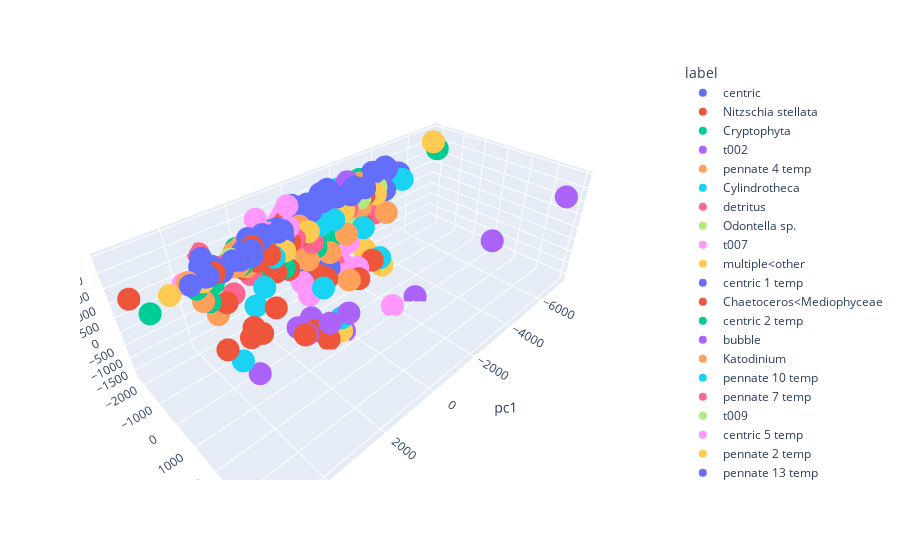

Notebook cell for this chart:
### Code cell
df = pd.DataFrame(np.array([validated_samples[:, 0], validated_samples[:, 1], validated_samples[:, 2], [id_class_dict[x] for x in val_labels]]).T, 
                  columns=['pc1', 'pc2', 'pc3', 'label'])

import plotly.express as px
fig = px.scatter_3d(df, x='pc1', y='pc2', z='pc3',
              color='label')
fig.show()

### Figure 1 — Plotly figure (JSON) as saved in the notebook; plotly's stock layout.template omitted (floating-point values rounded to 4 significant figures)
{"data": [{"hovertemplate": "label=centric<br>pc1=%{x}<br>pc2=%{y}<br>pc3=%{z}<extra></extra>", "legendgroup": "centric", "marker": {"color": "#636efa", "symbol": "circle"}, "mode": "markers", "name": "centric", "scene": "scene", "showlegend": true, "type": "scatter3d", "x": ["2701.351", "1348.2191", "1052.52", "1064.4257", "1261.4883", "-3309.5234", "-1093.8079", "-1472.6989", "-1162.1453", "3426.818", "-1809.1954", "-1021.17725", "-1041.3016", "1928.8646", "-2204.9934", "3508.4065", "1054.7968", "2251.488", "1559.4794", "-1566.9762", "-214.82959", "2147.7366", "-265.79495", "2234.1067", "-870.08875", "1244.6438", "-876.73663", "-3276.21", "122.484474", "-1801.0363", "2408.6226", "1655.6554", "-877.87213", "-3359.2488", "3635.7583", "1689.0616", "2502.4062", "-246.8782", "-927.9527", "-3530.0671", "-3732.3804", "4017.879", "2223.4067", "-1671.1272", "1971.6852", "-711.7623", "3038.1455", "-1215.2163", "-2990.3323"], "y": ["-1203.359", "-1452.9124", "-1322.0935", "-1192.0175", "-1690.6898", "-1115.9094", "-1015.584", "-1552.9583", "-1452.2493", "-1591.5009", "-1065.4266", "-1737.5103", "-1433.4358", "-1415.9718", "-922.22253", "-1356.1454", "-1038.6923", "-1194.6277", "-1345.5327", "-896.31885", "-1260.3984", "-1077.789", "-1507.5905", "-1435.5679", "-1551.027", "-984.92377", "-1574.2812", "-1631.4009", "-1625.8094", "-980.8607", "-1438.7927", "-1321.9374", "-1280.8799", "-1033.4227", "-1502.3438", "-1344.3618", "-1115.8362", "-1788.6217", "-1427.3562", "-1309.9005", "-1470.3367", "-1245.2906", "-955.4064", "-1232.8472", "-1481.8583", "-1299.2076", "-1288.2583", "-1323.103", "-1280.273"], "z": ["1486.6533", "1575.089", "1798.6061", "1667.5735", "1401.1294", "2311.989", "2185.8662", "2001.3354", "1956.0508", "1505.9747", "2171.8577", "1431.258", "2320.4521", "1152.7601", "2152.1748", "1253.4655", "1844.7952", "1490.8059", "1798.5309", "2131.618", "1920.0967", "1641.2152", "2057.3616", "1463.5735", "1741.398", "1902.5161", "2180.3013", "2125.4338", "1582.7866", "2287.332", "1315.4127", "1678.8495", "2103.1973", "2436.801", "1227.6868", "1529.4043", "1450.1876", "1867.9261", "1896.2035", "2312.7944", "2233.0852", "1295.6842", "1532.7181", "2085.1938", "1783.011", "2049.936", "1236.3407", "1981.4689", "2325.6987"]}, {"hovertemplate": "label=Nitzschia stellata<br>pc1=%{x}<br>pc2=%{y}<br>pc3=%{z}<extra></extra>", "legendgroup": "Nitzschia stellata", "marker": {"color": "#EF553B", "symbol": "circle"}, "mode": "markers", "name": "Nitzschia stellata", "scene": "scene", "showlegend": true, "type": "scatter3d", "x": ["3022.8933", "3.4782474", "-626.2917", "2284.2917", "3443.0664", "1977.886", "-1112.3058", "2691.717", "-205.07796", "1304.9824", "3788.3384", "-1942.1774", "3094.0632", "-1852.2023", "220.9447", "-2484.9138", "812.1521"], "y": ["-317.99652", "-435.1262", "-1422.7877", "-1451.7135", "770.4763", "-459.43723", "-121.849045", "-232.40572", "-1023.55774", "-1305.8986", "-344.04816", "-1362.8447", "-1277.96", "-226.901", "-1411.7145", "-1318.6874", "-1320.3369"], "z": ["-654.3792", "-137.66083", "1389.0292", "887.1597", "695.58044", "-216.81868", "-553.6623", "-645.5348", "-432.50687", "343.5012", "-633.52496", "558.7071", "149.87032", "-205.90305", "1124.9114", "454.18536", "190.45946"]}, {"hovertemplate": "label=Cryptophyta<br>pc1=%{x}<br>pc2=%{y}<br>pc3=%{z}<extra></extra>", "legendgroup": "Cryptophyta", "marker": {"color": "#00cc96", "symbol": "circle"}, "mode": "markers", "name": "Cryptophyta", "scene": "scene", "showlegend": true, "type": "scatter3d", "x": ["-207.08418", "-453.8795", "-2973.1147", "928.9065", "-2169.0242", "-1134.0493", "1362.6285", "165.86928", "-7248.3"], "y": ["-1494.4955", "-1478.474", "-1971.2654", "-1394.8079", "-1514.3887", "-1564.7173", "-1535.0668", "-1689.2887", "-1969.2526"], "z": ["311.5537", "389.26953", "1850.0945", "279.49738", "391.71667", "408.51733", "240.37758", "935.67163", "1765.2582"]}, {"hovertemplate": "label=t002<br>pc1=%{x}<br>pc2=%{y}<br>pc3=%{z}<extra></extra>", "legendgroup": "t002", "marker": {"color": "#ab63fa", "symbol": "circle"}, "mode": "markers", "name": "t002", "scene": "scene", "showlegend": true, "type": "scatter3d", "x": ["-3124.3445", "2500.045", "-2828.053", "248.61139", "1591.331", "2163.1145", "3291.9512", "-6471.8477"], "y": ["3496.735", "1783.3649", "951.4784", "615.342", "2408.15", "2325.7124", "330.45566", "3979.3696"], "z": ["1653.5667", "509.51865", "-1680.804", "-1566.5974", "1058.8069", "1015.09155", "-1469.1216", "2047.5902"]}, {"hovertemplate": "label=pennate 4 temp<br>pc1=%{x}<br>pc2=%{y}<br>pc3=%{z}<extra></extra>", "legendgroup": "pennate 4 temp", "marker": {"color": "#FFA15A", "symbol": "circle"}, "mode": "markers", "name": "pennate 4 temp", "scene": "scene", "showlegend": true, "type": "scatter3d", "x": ["-889.4187", "-49.73455", "-853.982", "3406.2817", "-2633.4507", "22.68751", "-17.213373"], "y": ["-1304.3461", "-1841.6815", "-311.32175", "-1334.0421", "-1612.8302", "-1413.0709", "-1379.2114"], "z": ["51.506504", "959.4629", "-571.9341", "-151.30905", "1025.839", "302.68527", "128.23984"]}, {"hovertemplate": "label=Cylindrotheca<br>pc1=%{x}<br>pc2=%{y}<br>pc3=%{z}<extra></extra>", "legendgroup": "Cylindrotheca", "marker": {"color": "#19d3f3", "symbol": "circle"}, "mode": "markers", "name": "Cylindrotheca", "scene": "scene", "showlegend": true, "type": "scatter3d", "x": ["2027.2297", "3530.0852", "1244.4171", "-2054.48", "-2176.1846", "1527.1383"], "y": ["-856.1271", "-72.81362", "972.33563", "-856.4402", "-187.57701", "2031.6145"], "z": ["371.7411", "-1063.4203", "911.88574", "731.86707", "-237.96103", "628.0941"]}, {"hovertemplate": "label=detritus<br>pc1=%{x}<br>pc2=%{y}<br>pc3=%{z}<extra></extra>", "legendgroup": "detritus", "marker": {"color": "#FF6692", "symbol": "circle"}, "mode": "markers", "name": "detritus", "scene": "scene", "showlegend": true, "type": "scatter3d", "x": ["-967.6117", "3201.32", "267.59158", "696.4209", "639.5373", "-9.13292", "3438.3914", "-1157.9069", "-1469.8284"], "y": ["-1250.9103", "-2215.467", "-1775.853", "-987.1405", "-1578.2706", "-1994.8788", "-2030.0125", "-1447.2089", "-986.5221"], "z": ["-410.22504", "1484.9156", "1616.7534", "1418.844", "1557.249", "1679.1445", "705.5192", "1306.0199", "1658.3762"]}, {"hovertemplate": "label=Odontella sp.<br>pc1=%{x}<br>pc2=%{y}<br>pc3=%{z}<extra></extra>", "legendgroup": "Odontella sp.", "marker": {"color": "#B6E880", "symbol": "circle"}, "mode": "markers", "name": "Odontella sp.", "scene": "scene", "showlegend": true, "type": "scatter3d", "x": ["-2144.1543"], "y": ["-1097.5352"], "z": ["1734.2664"]}, {"hovertemplate": "label=t007<br>pc1=%{x}<br>pc2=%{y}<br>pc3=%{z}<extra></extra>", "legendgroup": "t007", "marker": {"color": "#FF97FF", "symbol": "circle"}, "mode": "markers", "name": "t007", "scene": "scene", "showlegend": true, "type": "scatter3d", "x": ["446.4061", "391.1184", "1289.724", "733.1295", "-911.9717", "3991.6467", "-390.12863"], "y": ["-1565.169", "-2212.7192", "-1446.4503", "-1199.3097", "-2062.9292", "-1787.3776", "-1972.1355"], "z": ["2241.6382", "1577.1664", "1689.8188", "1753.691", "1627.7491", "1052.9481", "1558.86"]}, {"hovertemplate": "label=multiple<other<br>pc1=%{x}<br>pc2=%{y}<br>pc3=%{z}<extra></extra>", "legendgroup": "multiple<other", "marker": {"color": "#FECB52", "symbol": "circle"}, "mode": "markers", "name": "multiple<other", "scene": "scene", "showlegend": true, "type": "scatter3d", "x": ["168.52556", "776.3153", "-1270.0297", "1261.1029", "-2658.7495", "-462.7797"], "y": ["-975.5298", "-1076.7324", "-941.90955", "-728.46136", "-879.42694", "-1344.5078"], "z": ["1461.747", "1369.547", "1660.0878", "1367.6437", "1776.301", "1663.5385"]}, {"hovertemplate": "label=centric 1 temp<br>pc1=%{x}<br>pc2=%{y}<br>pc3=%{z}<extra></extra>", "legendgroup": "centric 1 temp", "marker": {"color": "#636efa", "symbol": "circle"}, "mode": "markers", "name": "centric 1 temp", "scene": "scene", "showlegend": true, "type": "scatter3d", "x": ["3242.9604", "3492.97", "1043.5533", "-851.6338", "3540.1914", "3265.041", "145.01909"], "y": ["-1420.417", "-1223.1528", "-1063.1346", "-1676.5964", "-1513.7417", "-1981.0309", "-1756.8776"], "z": ["1456.2705", "1332.8342", "1581.6945", "1948.067", "1534.2007", "1467.5312", "2075.6038"]}, {"hovertemplate": "label=Chaetoceros<Mediophyceae<br>pc1=%{x}<br>pc2=%{y}<br>pc3=%{z}<extra></extra>", "legendgroup": "Chaetoceros<Mediophyceae", "marker": {"color": "#EF553B", "symbol": "circle"}, "mode": "markers", "name": "Chaetoceros<Mediophyceae", "scene": "scene", "showlegend": true, "type": "scatter3d", "x": ["1639.58", "-1390.3839", "-2293.718", "-1443.4668", "2025.0542", "859.082"], "y": ["-966.5471", "-1246.415", "-1057.5751", "-1069.3274", "-1006.6232", "-1025.8773"], "z": ["1304.4186", "1678.0374", "1808.1421", "1644.4003", "1235.4443", "1357.1196"]}, {"hovertemplate": "label=centric 2 temp<br>pc1=%{x}<br>pc2=%{y}<br>pc3=%{z}<extra></extra>", "legendgroup": "centric 2 temp", "marker": {"color": "#00cc96", "symbol": "circle"}, "mode": "markers", "name": "centric 2 temp", "scene": "scene", "showlegend": true, "type": "scatter3d", "x": ["999.285", "3734.45", "5136.5005", "1343.3242", "2973.9111", "353.96173", "2114.7048"], "y": ["-1991.7576", "-1689.7236", "-1564.7028", "-1623.688", "-1614.5885", "-1756.4272", "-2023.0916"], "z": ["1422.0688", "846.72034", "775.5799", "1171.504", "1092.7435", "1413.475", "1261.932"]}, {"hovertemplate": "label=bubble<br>pc1=%{x}<br>pc2=%{y}<br>pc3=%{z}<extra></extra>", "legendgroup": "bubble", "marker": {"color": "#ab63fa", "symbol": "circle"}, "mode": "markers", "name": "bubble", "scene": "scene", "showlegend": true, "type": "scatter3d", "x": ["-1522.2504"], "y": ["-1732.6837"], "z": ["1908.4359"]}, {"hovertemplate": "label=Katodinium<br>pc1=%{x}<br>pc2=%{y}<br>pc3=%{z}<extra></extra>", "legendgroup": "Katodinium", "marker": {"color": "#FFA15A", "symbol": "circle"}, "mode": "markers", "name": "Katodinium", "scene": "scene", "showlegend": true, "type": "scatter3d", "x": ["1879.7399", "1020.7932", "-1908.9622", "2373.893", "-511.3921"], "y": ["-1576.2394", "-1663.6146", "-1655.9489", "-1692.7279", "-1626.2869"], "z": ["1380.9677", "1466.7634", "1666.0688", "1381.8773", "1778.5876"]}, {"hovertemplate": "label=pennate 10 temp<br>pc1=%{x}<br>pc2=%{y}<br>pc3=%{z}<extra></extra>", "legendgroup": "pennate 10 temp", "marker": {"color": "#19d3f3", "symbol": "circle"}, "mode": "markers", "name": "pennate 10 temp", "scene": "scene", "showlegend": true, "type": "scatter3d", "x": ["-1760.9369", "2269.2593", "-91.68574", "-1929.6882", "-2852.9163", "-2192.377", "-3426.9836", "-754.6373", "-2255.537"], "y": ["-1719.8684", "-1319.3519", "-1758.243", "-1906.7585", "-1527.9993", "-1681.5669", "-1633.0021", "-1628.9346", "-1437.238"], "z": ["1115.6503", "1147.4515", "1781.8203", "1879.8995", "1639.9796", "1598.9725", "1764.719", "1975.4884", "1835.9524"]}, {"hovertemplate": "label=pennate 7 temp<br>pc1=%{x}<br>pc2=%{y}<br>pc3=%{z}<extra></extra>", "legendgroup": "pennate 7 temp", "marker": {"color": "#FF6692", "symbol": "circle"}, "mode": "markers", "name": "pennate 7 temp", "scene": "scene", "showlegend": true, "type": "scatter3d", "x": ["2819.86", "2562.293", "2034.7959"], "y": ["-1539.713", "-1586.6182", "-1431.0289"], "z": ["1203.6974", "1192.72", "1133.9309"]}, {"hovertemplate": "label=t009<br>pc1=%{x}<br>pc2=%{y}<br>pc3=%{z}<extra></extra>", "legendgroup": "t009", "marker": {"color": "#B6E880", "symbol": "circle"}, "mode": "markers", "name": "t009", "scene": "scene", "showlegend": true, "type": "scatter3d", "x": ["-1737.8756"], "y": ["-1463.9436"], "z": ["950.1772"]}, {"hovertemplate": "label=centric 5 temp<br>pc1=%{x}<br>pc2=%{y}<br>pc3=%{z}<extra></extra>", "legendgroup": "centric 5 temp", "marker": {"color": "#FF97FF", "symbol": "circle"}, "mode": "markers", "name": "centric 5 temp", "scene": "scene", "showlegend": true, "type": "scatter3d", "x": ["-1533.8038", "-1324.0297", "529.7593", "-1003.602", "-1760.0336"], "y": ["-1061.691", "-398.5431", "-722.0836", "-720.0106", "848.15045"], "z": ["301.79135", "-334.67093", "-675.0365", "-635.0964", "-1538.0248"]}, {"hovertemplate": "label=pennate 2 temp<br>pc1=%{x}<br>pc2=%{y}<br>pc3=%{z}<extra></extra>", "legendgroup": "pennate 2 temp", "marker": {"color": "#FECB52", "symbol": "circle"}, "mode": "markers", "name": "pennate 2 temp", "scene": "scene", "showlegend": true, "type": "scatter3d", "x": ["-2274.7214", "361.6425", "-2193.8328"], "y": ["-1071.0072", "600.70776", "-97.86274"], "z": ["-325.1977", "-1499.3912", "-519.2556"]}, {"hovertemplate": "label=pennate 13 temp<br>pc1=%{x}<br>pc2=%{y}<br>pc3=%{z}<extra></extra>", "legendgroup": "pennate 13 temp", "marker": {"color": "#636efa", "symbol": "circle"}, "mode": "markers", "name": "pennate 13 temp", "scene": "scene", "showlegend": true, "type": "scatter3d", "x": ["-1662.5104", "-3318.5505", "1139.14", "-4036.8418"], "y": ["-1301.7534", "-1086.8413", "-1164.6564", "-1101.6494"], "z": ["1548.4612", "1636.8663", "1275.2267", "2028.6107"]}, {"hovertemplate": "label=t003<br>pc1=%{x}<br>pc2=%{y}<br>pc3=%{z}<extra></extra>", "legendgroup": "t003", "marker": {"color": "#EF553B", "symbol": "circle"}, "mode": "markers", "name": "t003", "scene": "scene", "showlegend": true, "type": "scatter3d", "x": ["2309.72", "2818.5364", "863.55316"], "y": ["1878.9094", "2141.6238", "569.0117"], "z": ["573.26074", "920.0728", "-1552.9541"]}, {"hovertemplate": "label=t010<br>pc1=%{x}<br>pc2=%{y}<br>pc3=%{z}<extra></extra>", "legendgroup": "t010", "marker": {"color": "#00cc96", "symbol": "circle"}, "mode": "markers", "name": "t010", "scene": "scene", "showlegend": true, "type": "scatter3d", "x": ["3442.054", "3232.159", "-2577.8", "2394.2786"], "y": ["-1619.8553", "-1597.3577", "-1673.3074", "-1290.301"], "z": ["188.56212", "761.11835", "1655.8573", "1167.3936"]}, {"hovertemplate": "label=centric 3 temp<br>pc1=%{x}<br>pc2=%{y}<br>pc3=%{z}<extra></extra>", "legendgroup": "centric 3 temp", "marker": {"color": "#ab63fa", "symbol": "circle"}, "mode": "markers", "name": "centric 3 temp", "scene": "scene", "showlegend": true, "type": "scatter3d", "x": ["-758.202", "-1538.1508", "-1981.654", "-1779.7626", "1250.2402"], "y": ["-1502.181", "-1291.9008", "-1507.8804", "-1359.8801", "-1422.2552"], "z": ["1636.6952", "2121.5332", "2243.2864", "2010.7555", "1622.7429"]}, {"hovertemplate": "label=pennate 11 temp<br>pc1=%{x}<br>pc2=%{y}<br>pc3=%{z}<extra></extra>", "legendgroup": "pennate 11 temp", "marker": {"color": "#FFA15A", "symbol": "circle"}, "mode": "markers", "name": "pennate 11 temp", "scene": "scene", "showlegend": true, "type": "scatter3d", "x": ["241.65239", "-2458.3313", "2685.1125", "589.57367", "3716.1287", "-1222.4874", "-1960.6078", "2533.889", "-1769.514", "-1854.8877", "2276.7498", "-1343.3297", "-1312.7709", "505.01947", "2308.4558", "-3106.8281", "-1217.337", "-1072.4656", "3967.566"], "y": ["-1322.5668", "-1487.1458", "-1434.0256", "-1438.5206", "-1396.9808", "-790.4908", "-1374.9161", "-1281.5708", "-1358.0864", "-1472.6221", "-1282.8928", "-1434.2347", "-1477.8528", "-1439.1536", "-1263.7794", "-790.4514", "-1358.0109", "-1394.6453", "-1528.5891"], "z": ["1548.4398", "1604.4198", "1146.4313", "1443.4508", "482.13007", "864.0408", "1849.2113", "1184.2327", "1822.4229", "1995.5685", "1027.5375", "1792.428", "1788.538", "1458.7262", "1103.1812", "937.4853", "1605.978", "1646.9156", "1220.4548"]}, {"hovertemplate": "label=Rhizosolenia<br>pc1=%{x}<br>pc2=%{y}<br>pc3=%{z}<extra></extra>", "legendgroup": "Rhizosolenia", "marker": {"color": "#19d3f3", "symbol": "circle"}, "mode": "markers", "name": "Rhizosolenia", "scene": "scene", "showlegend": true, "type": "scatter3d", "x": ["1496.9343", "-2546.8586"], "y": ["-1249.4113", "-1498.3368"], "z": ["1300.598", "1855.46"]}, {"hovertemplate": "label=t011<br>pc1=%{x}<br>pc2=%{y}<br>pc3=%{z}<extra></extra>", "legendgroup": "t011", "marker": {"color": "#FF6692", "symbol": "circle"}, "mode": "markers", "name": "t011", "scene": "scene", "showlegend": true, "type": "scatter3d", "x": ["2781.0393", "2093.4675", "-271.22827", "-3112.0696"], "y": ["-1378.1714", "-1442.8811", "-1404.7716", "-1404.4911"], "z": ["252.17548", "579.6373", "690.04926", "675.02454"]}, {"hovertemplate": "label=t018<br>pc1=%{x}<br>pc2=%{y}<br>pc3=%{z}<extra></extra>", "legendgroup": "t018", "marker": {"color": "#B6E880", "symbol": "circle"}, "mode": "markers", "name": "t018", "scene": "scene", "showlegend": true, "type": "scatter3d", "x": ["-1984.8132", "-2896.3792"], "y": ["-1125.4901", "-1092.4741"], "z": ["1821.9989", "1888.091"]}, {"hovertemplate": "label=pennate 1 temp<br>pc1=%{x}<br>pc2=%{y}<br>pc3=%{z}<extra></extra>", "legendgroup": "pennate 1 temp", "marker": {"color": "#FF97FF", "symbol": "circle"}, "mode": "markers", "name": "pennate 1 temp", "scene": "scene", "showlegend": true, "type": "scatter3d", "x": ["-1219.1536", "472.6978"], "y": ["-1153.087", "-1128.8837"], "z": ["-403.94522", "-409.90137"]}, {"hovertemplate": "label=Gymnodinium<br>pc1=%{x}<br>pc2=%{y}<br>pc3=%{z}<extra></extra>", "legendgroup": "Gymnodinium", "marker": {"color": "#FECB52", "symbol": "circle"}, "mode": "markers", "name": "Gymnodinium", "scene": "scene", "showlegend": true, "type": "scatter3d", "x": ["3435.2285", "4458.907"], "y": ["-1774.9114", "-1749.05"], "z": ["732.62006", "916.1826"]}, {"hovertemplate": "label=centric 9 temp<br>pc1=%{x}<br>pc2=%{y}<br>pc3=%{z}<extra></extra>", "legendgroup": "centric 9 temp", "marker": {"color": "#636efa", "symbol": "circle"}, "mode": "markers", "name": "centric 9 temp", "scene": "scene", "showlegend": true, "type": "scatter3d", "x": ["-675.95605", "398.91592", "-275.4857"], "y": ["-1129.2349", "-1251.5024", "-1206.5742"], "z": ["-381.98038", "-435.51944", "-451.1243"]}, {"hovertemplate": "label=Fragilariopsis<br>pc1=%{x}<br>pc2=%{y}<br>pc3=%{z}<extra></extra>", "legendgroup": "Fragilariopsis", "marker": {"color": "#EF553B", "symbol": "circle"}, "mode": "markers", "name": "Fragilariopsis", "scene": "scene", "showlegend": true, "type": "scatter3d", "x": ["2020.3871", "372.46005", "584.0912", "5402.196"], "y": ["-1613.9808", "-1937.4072", "-1597.1741", "-2026.5177"], "z": ["1367.0916", "1466.626", "1560.7267", "1163.5498"]}, {"hovertemplate": "label=Amphiprora<br>pc1=%{x}<br>pc2=%{y}<br>pc3=%{z}<extra></extra>", "legendgroup": "Amphiprora", "marker": {"color": "#00cc96", "symbol": "circle"}, "mode": "markers", "name": "Amphiprora", "scene": "scene", "showlegend": true, "type": "scatter3d", "x": ["833.7241", "-1552.5142", "2068.5095", "3799.6328"], "y": ["-1384.7158", "-1508.1115", "-1550.8916", "-1464.4282"], "z": ["1436.7295", "1862.5625", "1278.3147", "932.17255"]}, {"hovertemplate": "label=t013<br>pc1=%{x}<br>pc2=%{y}<br>pc3=%{z}<extra></extra>", "legendgroup": "t013", "marker": {"color": "#ab63fa", "symbol": "circle"}, "mode": "markers", "name": "t013", "scene": "scene", "showlegend": true, "type": "scatter3d", "x": ["-2133.7817", "822.84094", "991.8877"], "y": ["-1661.9316", "-1616.8191", "-1791.7006"], "z": ["1635.2966", "1147.0101", "1418.1266"]}, {"hovertemplate": "label=Navicula<br>pc1=%{x}<br>pc2=%{y}<br>pc3=%{z}<extra></extra>", "legendgroup": "Navicula", "marker": {"color": "#FFA15A", "symbol": "circle"}, "mode": "markers", "name": "Navicula", "scene": "scene", "showlegend": true, "type": "scatter3d", "x": ["2098.1697"], "y": ["-1750.9048"], "z": ["1422.5607"]}, {"hovertemplate": "label=Phaeocystis<br>pc1=%{x}<br>pc2=%{y}<br>pc3=%{z}<extra></extra>", "legendgroup": "Phaeocystis", "marker": {"color": "#19d3f3", "symbol": "circle"}, "mode": "markers", "name": "Phaeocystis", "scene": "scene", "showlegend": true, "type": "scatter3d", "x": ["-782.1072", "1556.9784", "-338.7483", "-3930.8137"], "y": ["-868.38684", "-866.32635", "-953.1156", "-834.7099"], "z": ["1546.9302", "1225.0797", "1508.564", "1905.6941"]}, {"hovertemplate": "label=centric 4 temp<br>pc1=%{x}<br>pc2=%{y}<br>pc3=%{z}<extra></extra>", "legendgroup": "centric 4 temp", "marker": {"color": "#FF6692", "symbol": "circle"}, "mode": "markers", "name": "centric 4 temp", "scene": "scene", "showlegend": true, "type": "scatter3d", "x": ["-1522.5498", "1030.7487"], "y": ["-1110.9327", "-1249.6117"], "z": ["1910.1375", "1678.5463"]}, {"hovertemplate": "label=pennate<Bacillariophyta<br>pc1=%{x}<br>pc2=%{y}<br>pc3=%{z}<extra></extra>", "legendgroup": "pennate<Bacillariophyta", "marker": {"color": "#B6E880", "symbol": "circle"}, "mode": "markers", "name": "pennate<Bacillariophyta", "scene": "scene", "showlegend": true, "type": "scatter3d", "x": ["2586.795"], "y": ["-1562.8921"], "z": ["1313.4757"]}, {"hovertemplate": "label=Unknowns<br>pc1=%{x}<br>pc2=%{y}<br>pc3=%{z}<extra></extra>", "legendgroup": "Unknowns", "marker": {"color": "#FF97FF", "symbol": "circle"}, "mode": "markers", "name": "Unknowns", "scene": "scene", "showlegend": true, "type": "scatter3d", "x": ["1274.5583"], "y": ["-2098.2847"], "z": ["1895.7909"]}, {"hovertemplate": "label=Thalassiosira<br>pc1=%{x}<br>pc2=%{y}<br>pc3=%{z}<extra></extra>", "legendgroup": "Thalassiosira", "marker": {"color": "#FECB52", "symbol": "circle"}, "mode": "markers", "name": "Thalassiosira", "scene": "scene", "showlegend": true, "type": "scatter3d", "x": ["-6289.828", "3611.3394"], "y": ["-1427.7917", "-1376.9257"], "z": ["2462.742", "1130.5846"]}, {"hovertemplate": "label=Pseudo-Nitzschia chain<br>pc1=%{x}<br>pc2=%{y}<br>pc3=%{z}<extra></extra>", "legendgroup": "Pseudo-Nitzschia chain", "marker": {"color": "#636efa", "symbol": "circle"}, "mode": "markers", "name": "Pseudo-Nitzschia chain", "scene": "scene", "showlegend": true, "type": "scatter3d", "x": ["-2530.2104", "-3939.4475", "-1579.048"], "y": ["-1240.9706", "-1234.1869", "-1250.027"], "z": ["1711.7041", "1907.3402", "1582.38"]}, {"hovertemplate": "label=centric 6 temp<br>pc1=%{x}<br>pc2=%{y}<br>pc3=%{z}<extra></extra>", "legendgroup": "centric 6 temp", "marker": {"color": "#EF553B", "symbol": "circle"}, "mode": "markers", "name": "centric 6 temp", "scene": "scene", "showlegend": true, "type": "scatter3d", "x": ["3294.5862", "2002.3604"], "y": ["-1249.3843", "-1242.8793"], "z": ["1330.0518", "1623.8643"]}, {"hovertemplate": "label=Dictyochales<br>pc1=%{x}<br>pc2=%{y}<br>pc3=%{z}<extra></extra>", "legendgroup": "Dictyochales", "marker": {"color": "#00cc96", "symbol": "circle"}, "mode": "markers", "name": "Dictyochales", "scene": "scene", "showlegend": true, "type": "scatter3d", "x": ["-1635.9878"], "y": ["-1697.1283"], "z": ["1859.8414"]}, {"hovertemplate": "label=bead<br>pc1=%{x}<br>pc2=%{y}<br>pc3=%{z}<extra></extra>", "legendgroup": "bead", "marker": {"color": "#ab63fa", "symbol": "circle"}, "mode": "markers", "name": "bead", "scene": "scene", "showlegend": true, "type": "scatter3d", "x": ["891.71576", "1462.3716"], "y": ["-232.48354", "-197.41264"], "z": ["-1130.3186", "-1173.1877"]}, {"hovertemplate": "label=Gyrodinium<br>pc1=%{x}<br>pc2=%{y}<br>pc3=%{z}<extra></extra>", "legendgroup": "Gyrodinium", "marker": {"color": "#FFA15A", "symbol": "circle"}, "mode": "markers", "name": "Gyrodinium", "scene": "scene", "showlegend": true, "type": "scatter3d", "x": ["-2577.2744"], "y": ["-1556.3945"], "z": ["1972.4788"]}, {"hovertemplate": "label=Pyramimonas<br>pc1=%{x}<br>pc2=%{y}<br>pc3=%{z}<extra></extra>", "legendgroup": "Pyramimonas", "marker": {"color": "#19d3f3", "symbol": "circle"}, "mode": "markers", "name": "Pyramimonas", "scene": "scene", "showlegend": true, "type": "scatter3d", "x": ["2186.3386"], "y": ["-1290.2638"], "z": ["-504.7107"]}], "layout": {"legend": {"title": {"text": "label"}, "tracegroupgap": 0}, "margin": {"t": 60}, "scene": {"domain": {"x": [0, 1], "y": [0, 1]}, "xaxis": {"title": {"text": "pc1"}}, "yaxis": {"title": {"text": "pc2"}}, "zaxis": {"title": {"text": "pc3"}}}}}
